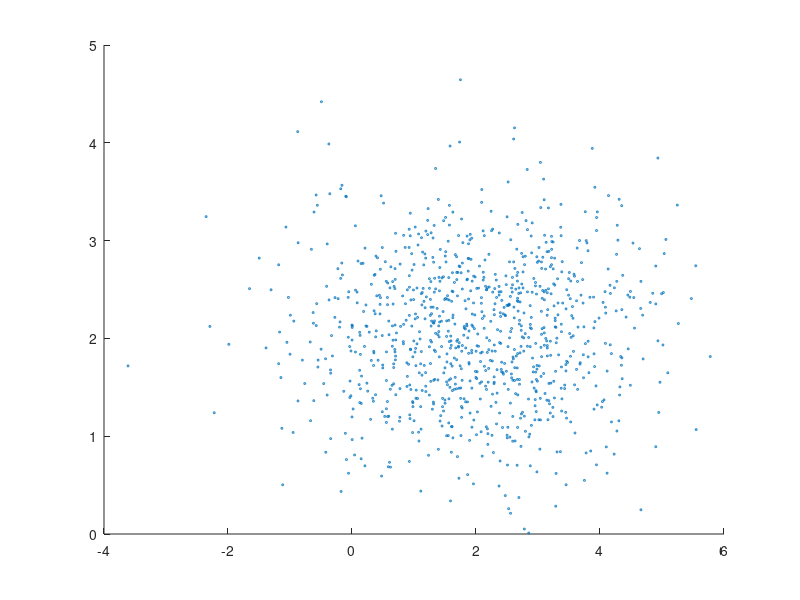

Write MATLAB code to recreate this figure. (Note: this script raises an error after producing the figure.)
%test continuous distributions

%http://www.mathworks.com/help/stats/fitgmdist.html

%% 2D

nn = 1000;
az = 20;
el = 30;


MU1 = [2 2];
SIGMA1 = [2 0; 0 .5];

MU2 = [-3 -3];
SIGMA2 = [1 0; 0 3;];

MU3 = [5 0];
SIGMA3 = [2 0; 0 1;];

X1 = mvnrnd(MU1,SIGMA1,nn);
X2 = mvnrnd(MU2,SIGMA2,nn);
X3 = mvnrnd(MU3,SIGMA3,nn);

X_All = [X1;X2;X3];
X12 = [X1;X2];
X13 = [X1;X3];
X23 = [X2;X3];

%get gaussian mixture model
GMModel1 = fitgmdist(X1,1);
GMModel2 = fitgmdist(X2,1);
GMModel3 = fitgmdist(X3,1);
GMModel12 = fitgmdist(X12,1);
GMModel13 = fitgmdist(X13,1);
GMModel23 = fitgmdist(X23,1);

limz = [min(X_All(:,1)) max(X_All(:,1)) min(X_All(:,2)) max(X_All(:,2))];
NP = 50;
xo1 = linspace(limz(1),limz(2),NP);
xo2 = linspace(limz(3),limz(4),NP);
[XGt1,XGt2] = meshgrid(xo1,xo2);
XG1 = reshape(XGt1,[],1);
XG2 = reshape(XGt2,[],1);


%In column form
Xon = [XG1,XG2];

F1 = pdf(GMModel1,Xon);
F2 = pdf(GMModel2,Xon);
F3 = pdf(GMModel3,Xon);
F12 = pdf(GMModel12,Xon);
F13 = pdf(GMModel13,Xon);
F23 = pdf(GMModel23,Xon);

Scale1 = 1/max(F1);
Scale2 = 1/max(F2);
Scale3 = 1/max(F3);
Scale12 = 1/max(F12);
Scale13 = 1/max(F13);
Scale23 = 1/max(F23);

F1 = F1 .*Scale1;
F2 = F2 .*Scale2;
F3 = F3 .*Scale3;
F12 = F12 .*Scale12;
F13 = F13 .*Scale13;
F23 = F23 .*Scale23;

figure
p1 = scatter(X1(:,1),X1(:,2),2,'r.');
hold on
m1 = Surface3Dalt(Xon(:,1),Xon(:,2),F1,limz,NP);
set(m1,'facecolor','none')
hold on

p2 = scatter(X2(:,1),X2(:,2),2,'g.');
hold on
m2 = Surface3Dalt(Xon(:,1),Xon(:,2),F2,limz,NP);
set(m2,'facecolor','none')

p3 = scatter(X3(:,1),X3(:,2),2,'b.');
hold on
m3 = Surface3Dalt(Xon(:,1),Xon(:,2),F3,limz,NP);
set(m3,'facecolor','none')
hold off

colormap(cool);
colorbar;
title('Scatter Plot and Fitted PDF ')
xlabel('x1')
ylabel('x2')
zlabel('probs')
legend([p1(1), p2(1), p3(1)],'class1','class2','class3')
axis([limz 0 1 ])
view(az, el);


figure
p1 = scatter(X1(:,1),X1(:,2),2,'r.');
hold on
m1 = Surface3Dalt(Xon(:,1),Xon(:,2),F13,limz,NP);
set(m1,'facecolor','none')
hold on

p3 = scatter(X3(:,1),X3(:,2),2,'b.');

hold off

colormap(cool);
colorbar;
title('Combined PDF ')
xlabel('x1')
ylabel('x3')
zlabel('probs')
legend([p1(1), p3(1)],'class1','class2')
axis([limz 0 1 ])
view(az, el);

%%

%Try spatial kullback leibler divergence  (ie compute KL in a window
%surrounding each spot

%"In other words, it is the amount of information lost when Q is used to
%approximate P"
%KL divergence is how good of an estimate P is of Q, in other words how
%similar are the data sets
%A low KL divergence means two data sets are very similar, high KL means
%high seperability

%over KL
D_KL_12 = sum(F1 .* log(F1./F2) )
D_KL_13 = sum(F1 .* log(F1./F3) )
D_KL_23 = sum(F2 .* log(F2./F3) )


ws = 3;
pp = 10;

%%ratios of entropy
KL_Plot_12 = [];
KL_Plot_13 = [];
KL_Plot_23 = [];
KL_Plot_21 = [];
KL_Plot_31 = [];
KL_Plot_32 = [];

%Loop through limits of data and compute probabilities in each windows.
%Then compute KL in each
limit = limz;
for ii = limit(1):limit(2) %X axis
    for jj = limit(3):limit(4) %Y axis
        
        xl1 = linspace(ii-ws/2, ii+ws/2, pp);
        xl2 = linspace(jj-ws/2, jj+ws/2, pp);
        [xg1,xg2] = meshgrid(xl1,xl2);
        XGC1 = reshape(xg1,[],1);
        XGC2 = reshape(xg2,[],1);
        
        XWIN = [XGC1,XGC2];
        
        F1_temp =  pdf(GMModel1,XWIN);
        F2_temp =  pdf(GMModel2,XWIN);
        F3_temp =  pdf(GMModel3,XWIN);
        F12_temp = pdf(GMModel12,XWIN);
        F13_temp = pdf(GMModel13,XWIN);
        F23_temp = pdf(GMModel23,XWIN);

        F1_temp = F1_temp .*Scale1;
        F2_temp = F2_temp .*Scale2;
        F3_temp = F3_temp .*Scale3;
        F12_temp = F12_temp .*Scale12;
        F13_temp = F13_temp .*Scale13;
        F23_temp = F23_temp .*Scale23;
        
        
%         KL_12_t = sum(F1_temp .* log(F1_temp./F2_temp) )
%         KL_21_t = sum(F2_temp .* log(F2_temp./F1_temp) )
%         KL_13_t = sum(F1_temp .* log(F1_temp./F3_temp) )
%         KL_31_t = sum(F3_temp .* log(F3_temp./F1_temp) )
%         KL_23_t = sum(F2_temp .* log(F2_temp./F3_temp) )
%         KL_32_t = sum(F3_temp .* log(F3_temp./F2_temp) )
        KL_12_t = -sum(F1_temp .* log2(F1_temp) );
        KL_21_t = -sum(F2_temp .* log2(F2_temp) );
        KL_13_t = -sum(F1_temp .* log2(F1_temp) );
        KL_31_t = -sum(F3_temp .* log2(F3_temp) );
        KL_23_t = -sum(F2_temp .* log2(F2_temp) );
        KL_32_t = -sum(F3_temp .* log2(F3_temp) );
        
        KL_12_c = -sum(F12_temp .* log2(F12_temp) );
        KL_13_c = -sum(F13_temp .* log2(F13_temp) );
        KL_23_c = -sum(F23_temp .* log2(F23_temp) );
        
        ratio_12 = (KL_12_t+KL_21_t)/KL_12_c;
        ratio_13 = (KL_13_t+KL_31_t)/KL_13_c;
        ratio_23 = (KL_23_t+KL_32_t)/KL_23_c;

        KL_Plot_12 = [KL_Plot_12; ii, jj, ratio_12];
        KL_Plot_13 = [KL_Plot_13; ii, jj, ratio_13];
        KL_Plot_23 = [KL_Plot_23; ii, jj, ratio_23];
    end
end

figure
s1 = scatter(X1(:,1),X1(:,2),2,'b.');
hold on
s3 = scatter(X3(:,1),X3(:,2),2,'r.');
hold on
k13 = Surface3Dalt(KL_Plot_13(:,1),KL_Plot_13(:,2),KL_Plot_13(:,3),limit,NP);
set(k13,'facecolor','none')
hold off

colormap(cool);
colorbar;
title('Scatter Plot and KL 1-3 ')
xlabel('x1')
ylabel('x3')
zlabel('D_KL')
legend([s1(1), s3(1)],'class1','class2')
axis([limz 0 10 ])
view(az, el);

%% 3D

nn = 1000;

MU1 = [2 2 2];
SIGMA1 = [2 0 0; 0 .5 0; 0 0 1];

MU2 = [-3 -3 -3];
SIGMA2 = [1 0 0; 0 3 0; 0 0 2];

MU3 = [0 4 10];
SIGMA3 = [2 0 0; 0 1 0; 0 0 .5];

X1 = mvnrnd(MU1,SIGMA1,nn);
X2 = mvnrnd(MU2,SIGMA2,nn);
X3 = mvnrnd(MU3,SIGMA3,nn);

figure
scatter3(X1(:,1),X1(:,2),X1(:,3),10,'r.')
hold on
scatter3(X2(:,1),X2(:,2),X2(:,3),10,'b.')
hold on
scatter3(X3(:,1),X3(:,2),X3(:,3),10,'g.')
hold off

title('Training Distributions')
xlabel('x')
ylabel('y')
zlabel('z')
legend('Group1','Group2','Group3')

X_All = [X1;X2;X3];

%get gaussian mixture model
GMModel = fitgmdist(X_All,3);

F1 = pdf(GMModel,X_All);

figure
scatter3(X_All(:,1),X_All(:,2),X_All(:,3),8,F1(:));

colormap(cool);
colorbar;
title('Density Estimates')
xlabel('x')
ylabel('y')
zlabel('z')
